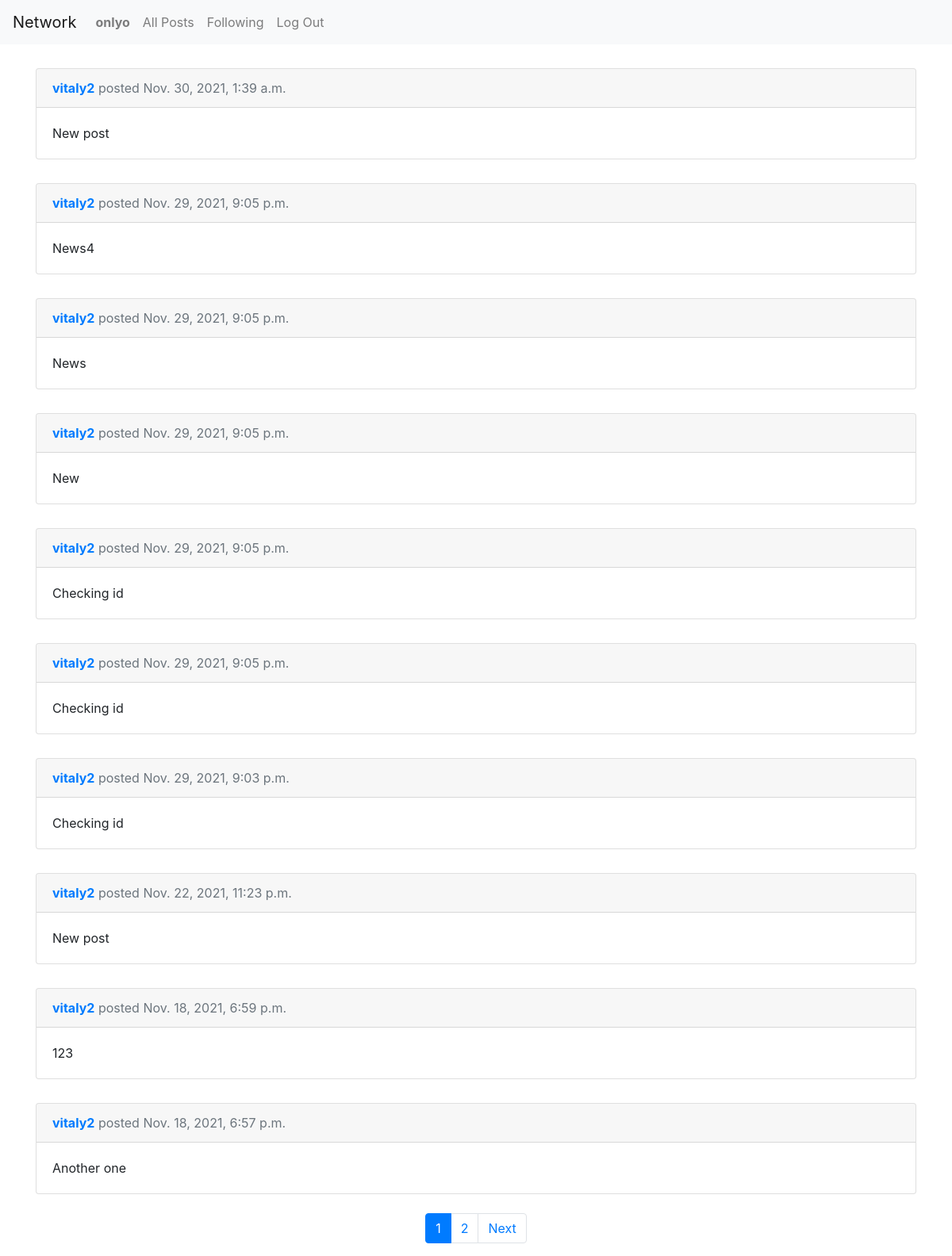
Page /following (signed in) on the committed database.
### network/models.py (models this page shows, shortened)
class User(AbstractUser):
    pass

class Post(models.Model):
    author = models.ForeignKey(
        User, on_delete=models.CASCADE, related_name="authors"
    )
    content = models.TextField()
    date_created = models.DateTimeField(auto_now_add=True)
    liked_by = models.ManyToManyField(User, related_name="liking", default=None, null=True, blank=True)
    class Meta:
        ordering = ['-date_created',]

### network/views.py (the view)
# urls.py: path("following", views.following_page, name="following"),
def following_page(request):
    user_id_array = []
    all_posts = None
    message = ""
    following_users = UserFollowing.objects.filter(user_id=request.user).values('following_user_id')
    if len(following_users) == 0:
        post_list = ""
        message = "You are not following anyone"
    for user in following_users:
        user_id = user.get('following_user_id')
        user_id_array.append(user_id)
        all_posts = Post.objects.filter(author__in=user_id_array).order_by('-date_created')
        post_list = pagination(request, all_posts)
    return render(request, "network/following_page.html", {
        "post_list":post_list,
        "message":message
    })

### network/views.py (called while the page is built)
def pagination(request, posts):
    page = request.GET.get('page', 1)
    paginator = Paginator(posts, 10)
    try:
        post_list = paginator.page(page)
    except PageNotAnInteger:
        post_list = paginator.page(1)
    except EmptyPage:
        post_list = paginator.page(paginator.num_pages)
    return post_list

### network/templates/network/following_page.html (shortened to what this page needs)
{% extends "network/layout.html" %}
{% block body %}
{% if user.is_authenticated %}
{% for post in post_list %}
<div class="container">
    <div class="card comment-box">
        <div class="card-header">
            <strong><a href="{% url 'user_profile' username=post.author %}">{{post.author}}</a></strong>
            <span class="text-muted">posted {{post.date_created}}</span>
        </div>
        <div class="card-body">
            {{post.content}}
        </div>
    </div>
</div>
{% endfor %}
{% if post_list.has_other_pages %}
<nav>
    <ul class="pagination justify-content-center mt-4">
        {% for i in post_list.paginator.page_range %}
            {% if post_list.number == i %}
            <li class="page-item active" aria-current="page">
                <a class="page-link"> {{i}} <span class="sr-only">(current)</span></a>
            </li>
            {% else %}
            <li class="page-item"><a class="page-link" href="?page={{ i }}">{{i}}</a></li>
            {% endif %}
        {% endfor %}
        {% if post_list.has_next %}
        <li class="page-item">
            <a class="page-link" href="?page={{ post_list.next_page_number }}">Next</a>
          </li>
        {% endif %}
    </ul>
</nav>
    {% endif %}
{% endif %}
{% endblock %}

### network/templates/network/layout.html (shortened to what this page needs)
{% load static %}
<!DOCTYPE html>
<html lang="en">
    <head>
        <link rel="stylesheet" href="https://stackpath.bootstrapcdn.com/bootstrap/4.4.1/css/bootstrap.min.css">
        <link href="{% static 'network/styles.css' %}" rel="stylesheet">
    </head>
    <body>
        <nav class="navbar navbar-expand-lg navbar-light bg-light">
            <a class="navbar-brand" href="#">Network</a>
            <div>
              <ul class="navbar-nav mr-auto">
                {% if user.is_authenticated %}
                    <li class="nav-item">
                        <a class="nav-link" href="#"><strong>{{ user.username }}</strong></a>
                    </li>
                {% endif %}
                <li class="nav-item">
                  <a class="nav-link" href="{% url 'index' %}">All Posts</a>
                </li>
                {% if user.is_authenticated %}
                    <li class="nav-item">
                        <a class="nav-link" href="{% url 'following' %}">Following</a>
                    </li>
                    <li class="nav-item">
                        <a class="nav-link" href="{% url 'logout' %}">Log Out</a>
                    </li>
                {% endif %}
              </ul>
            </div>
          </nav>
        <div class="body">
            {% block body %}
            {% endblock %}
        </div>
    </body>
</html>

### network/static/network/styles.css (style rules this page uses)
.comment-box { margin-top: 30px !important; }

### rows in the picture
User: username "onlyo"
Post: author "vitaly2", date_created "Nov. 30, 2021, 1:39 a.m.", content "New post"
Post: author "vitaly2", date_created "Nov. 29, 2021, 9:05 p.m.", content "News4"
Post: author "vitaly2", date_created "Nov. 29, 2021, 9:05 p.m.", content "News"
Post: author "vitaly2", date_created "Nov. 29, 2021, 9:05 p.m.", content "New"
Post: author "vitaly2", date_created "Nov. 29, 2021, 9:05 p.m.", content "Checking id"
Post: author "vitaly2", date_created "Nov. 29, 2021, 9:05 p.m.", content "Checking id"
Post: author "vitaly2", date_created "Nov. 29, 2021, 9:03 p.m.", content "Checking id"
Post: author "vitaly2", date_created "Nov. 22, 2021, 11:23 p.m.", content "New post"
Post: author "vitaly2", date_created "Nov. 18, 2021, 6:59 p.m.", content "123"
Post: author "vitaly2", date_created "Nov. 18, 2021, 6:57 p.m.", content "Another one"

### other values in the picture
{{ i }} "1"
{{ i }} "2"
